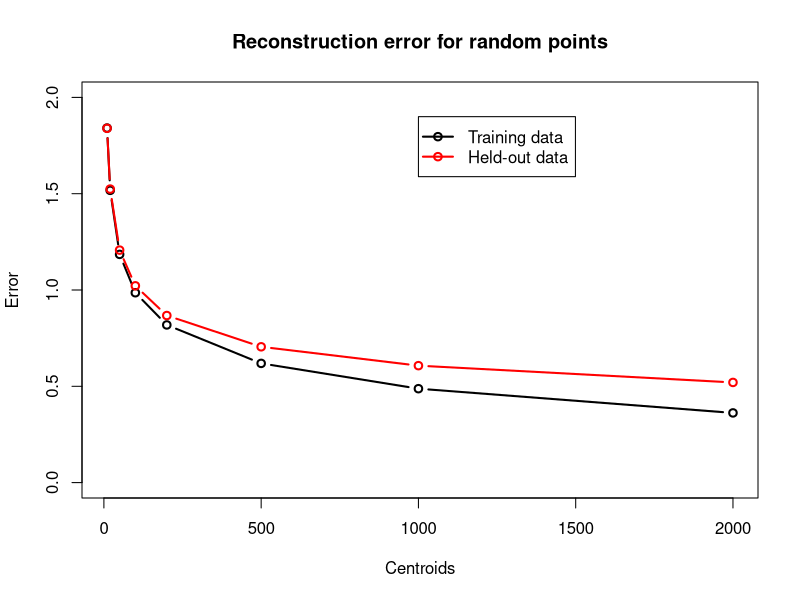
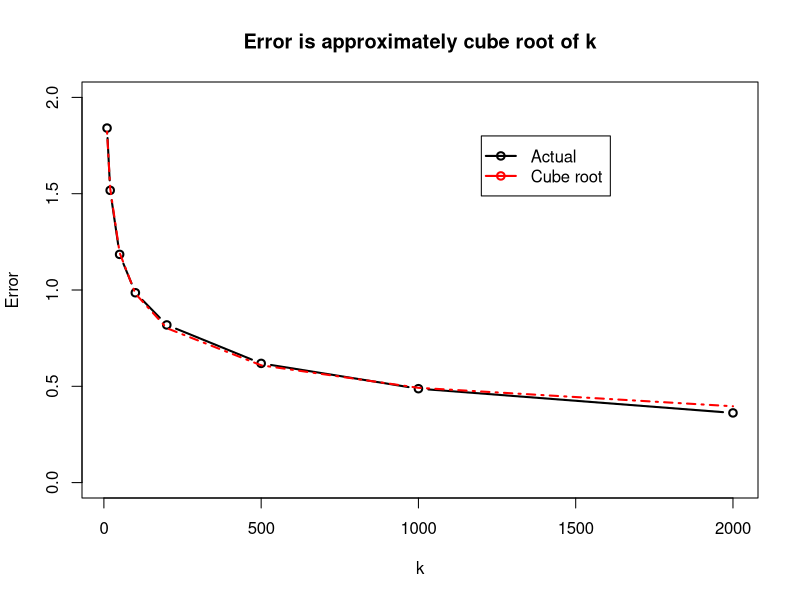

R code for these plots, in order:
### fixed seed to allow repeatable results
set.seed(63)

### Original driver data. This will force our final results to be constrained
### to a 3-dimensional manifold
dim = 4
hidden = 10
embed = 15
raw.train = matrix(rnorm(dim*10000), ncol=dim, nrow=10000)
raw.test = matrix(rnorm(dim*10000), ncol=dim)

### Transformation to final data. This is a simple neural network kind of thing.
w1 = matrix(rnorm(dim*hidden), nrow=dim)
w2 = matrix(rnorm(hidden*embed), nrow=hidden)

sig = function(x) {1/(1+exp(-x)) - 0.5}
xform = function(input, w1, w2) {
    sig(input %*% w1) %*% w2
}

### The final data is 8 dimensional, but only looks complicated
train.data = xform(raw.train, w1, w2)
test.data = xform(raw.test, w1, w2)

### The encoder simply finds the nearest centroids
closest = function(v, k) {
    ## This is same as (centers - v)^2 but works with matrix centers and vector v
    ## numerical stability is probably poor
    distances = rowSums(k$centers^2) + sum(v^2) - 2 * k$centers %*% v
    close = min(distances)
    which(distances == close)
}

encode = function(data, k) {
    apply(data, 1, function(v){closest(v, k)})
}

decode = function(kx, k) {
    as.matrix(k$centers[kx,])
}

reconstruction.error = function(data, k) {
    mean(sqrt(rowSums((data - decode(encode(data, k), k))^2)))
}

k.10 = kmeans(train.data, centers=10, nstart=10, iter.max=50)
x.10 = reconstruction.error(train.data, k.10)
y.10 = reconstruction.error(test.data, k.10)
print(10)

k.20 = kmeans(train.data, centers=20, nstart=10, iter.max=50)
x.20 = reconstruction.error(train.data, k.20)
y.20 = reconstruction.error(test.data, k.20)
print(20)

k.50 = kmeans(train.data, centers=50, nstart=10, iter.max=50)
x.50 = reconstruction.error(train.data, k.50)
y.50 = reconstruction.error(test.data, k.50)
print(50)

k.100 = kmeans(train.data, centers=100, nstart=10, iter.max=50)
x.100 = reconstruction.error(train.data, k.100)
y.100 = reconstruction.error(test.data, k.100)
print(100)

k.200 = kmeans(train.data, centers=200, nstart=10, iter.max=50)
x.200 = reconstruction.error(train.data, k.200)
y.200 = reconstruction.error(test.data, k.200)
print(200)

k.500 = kmeans(train.data, centers=500, nstart=10, iter.max=50)
x.500 = reconstruction.error(train.data, k.500)
y.500 = reconstruction.error(test.data, k.500)
print(500)

k.1000 = kmeans(train.data, centers=1000, nstart=5, iter.max=50)
x.1000 = reconstruction.error(train.data, k.1000)
y.1000 = reconstruction.error(test.data, k.1000)
print(1000)

k.2000 = kmeans(train.data, centers=2000, nstart=3, iter.max=50)
x.2000 = reconstruction.error(train.data, k.2000)
y.2000 = reconstruction.error(test.data, k.2000)
print(2000)


pdf(file="points.pdf", width=5, height=5)
plot(c(10,20,50,100,200,500,1000, 2000), 
     c(x.10, x.20, x.50, x.100, x.200, x.500, x.1000, x.2000),
     ylab="Error", xlab="Centroids", type='b',
     ylim=c(0,2), lwd=2,
     main="Reconstruction error for random points"
     )
    

lines(c(10,20,50,100,200,500,1000,2000), 
      c(y.10, y.20,  y.50,  y.100,  y.200,  y.500,  y.1000,  y.2000),
      col='red', lwd=2, type='b')

legend(1000, 1.9, legend=c("Training data", "Held-out data"), col=c("black", "red"), pch=21, lwd=2)
dev.off()

pdf(file="cube-root.pdf", width=5, height=5)
x = data.frame(k = c(10,20,50,100,200,500,1000,2000), err = c(x.10, x.20, x.50, x.100, x.200, x.500, x.1000, x.2000))
x$inv = 1/x$err
x$rootK = exp(log(x$k)/3)

m = lm(inv ~ rootK, x[1:4,])
plot(err~k,x,type='b', xlab="k", ylab="Error", main="Error is approximately cube root of k",
     lwd=2, ylim=c(0,2))
lines(x$k,1/predict(m, newdata=data.frame(rootK=exp(log(x$k)*0.33333))),
      lwd=2, lty=4, col='red')
legend(1200, 1.8, legend=c("Actual", "Cube root"), col=c("black", "red"), pch=21, lwd=2)
dev.off()
